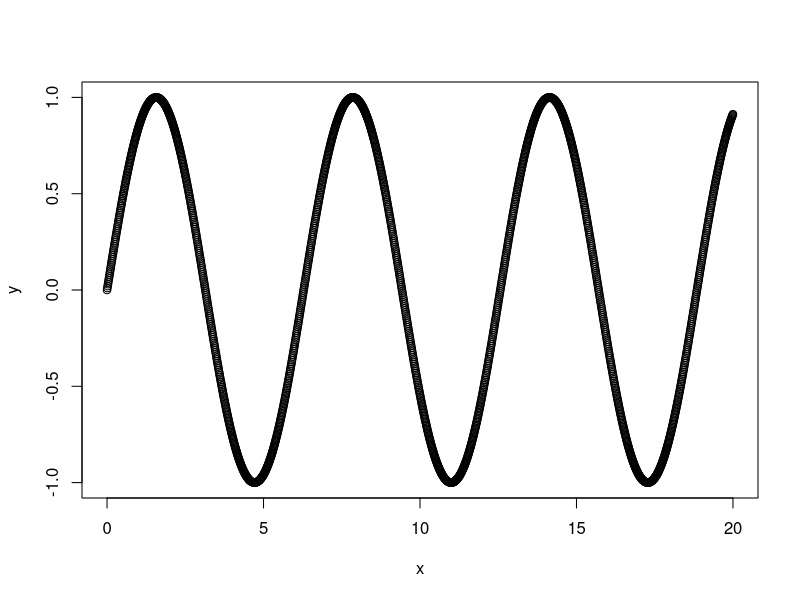

Write R code to recreate this figure.
## ---- chunk 1
knitr::opts_chunk$set(echo = TRUE)
## ---- chunk 2

x <- seq(0, 20, 0.01)

y <- sin(x)

sin_df <- data.frame(x, y)

plot(x, y)

